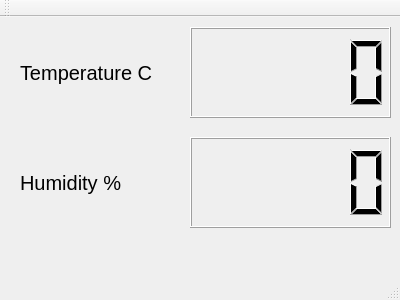
<?xml version="1.0" encoding="UTF-8"?>
<ui version="4.0">
 <class>VejrMaster1000</class>
 <widget class="QMainWindow" name="VejrMaster1000">
  <property name="geometry">
   <rect>
    <x>0</x>
    <y>0</y>
    <width>400</width>
    <height>300</height>
   </rect>
  </property>
  <property name="windowTitle">
   <string>VejrMaster1000</string>
  </property>
  <widget class="QWidget" name="centralWidget">
   <widget class="QLCDNumber" name="lcdTemp">
    <property name="geometry">
     <rect>
      <x>190</x>
      <y>10</y>
      <width>201</width>
      <height>91</height>
     </rect>
    </property>
   </widget>
   <widget class="QLCDNumber" name="lcdHumidity">
    <property name="geometry">
     <rect>
      <x>190</x>
      <y>120</y>
      <width>201</width>
      <height>91</height>
     </rect>
    </property>
   </widget>
   <widget class="QLabel" name="labelTemp">
    <property name="geometry">
     <rect>
      <x>20</x>
      <y>30</y>
      <width>151</width>
      <height>51</height>
     </rect>
    </property>
    <property name="font">
     <font>
      <pointsize>15</pointsize>
     </font>
    </property>
    <property name="text">
     <string>Temperature C</string>
    </property>
   </widget>
   <widget class="QLabel" name="labelHumidity">
    <property name="geometry">
     <rect>
      <x>20</x>
      <y>140</y>
      <width>151</width>
      <height>51</height>
     </rect>
    </property>
    <property name="font">
     <font>
      <pointsize>15</pointsize>
     </font>
    </property>
    <property name="text">
     <string>Humidity %</string>
    </property>
   </widget>
  </widget>
  <widget class="QMenuBar" name="menuBar">
   <property name="geometry">
    <rect>
     <x>0</x>
     <y>0</y>
     <width>400</width>
     <height>21</height>
    </rect>
   </property>
  </widget>
  <widget class="QToolBar" name="mainToolBar">
   <attribute name="toolBarArea">
    <enum>TopToolBarArea</enum>
   </attribute>
   <attribute name="toolBarBreak">
    <bool>false</bool>
   </attribute>
  </widget>
  <widget class="QStatusBar" name="statusBar"/>
 </widget>
 <layoutdefault spacing="6" margin="11"/>
 <resources/>
 <connections/>
</ui>
